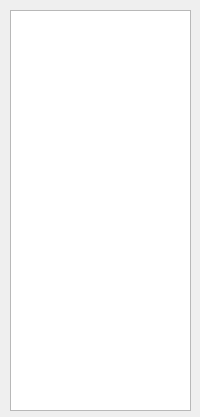
<?xml version="1.0" encoding="UTF-8"?>
<ui version="4.0">
 <class>ServerWindow</class>
 <widget class="QMainWindow" name="ServerWindow">
  <property name="geometry">
   <rect>
    <x>0</x>
    <y>0</y>
    <width>200</width>
    <height>417</height>
   </rect>
  </property>
  <property name="windowTitle">
   <string>yvEncryptedChatServer</string>
  </property>
  <widget class="QWidget" name="centralwidget">
   <widget class="QListView" name="ClientList">
    <property name="geometry">
     <rect>
      <x>10</x>
      <y>10</y>
      <width>181</width>
      <height>401</height>
     </rect>
    </property>
    <property name="editTriggers">
     <set>QAbstractItemView::NoEditTriggers</set>
    </property>
   </widget>
  </widget>
 </widget>
 <resources/>
 <connections/>
</ui>
